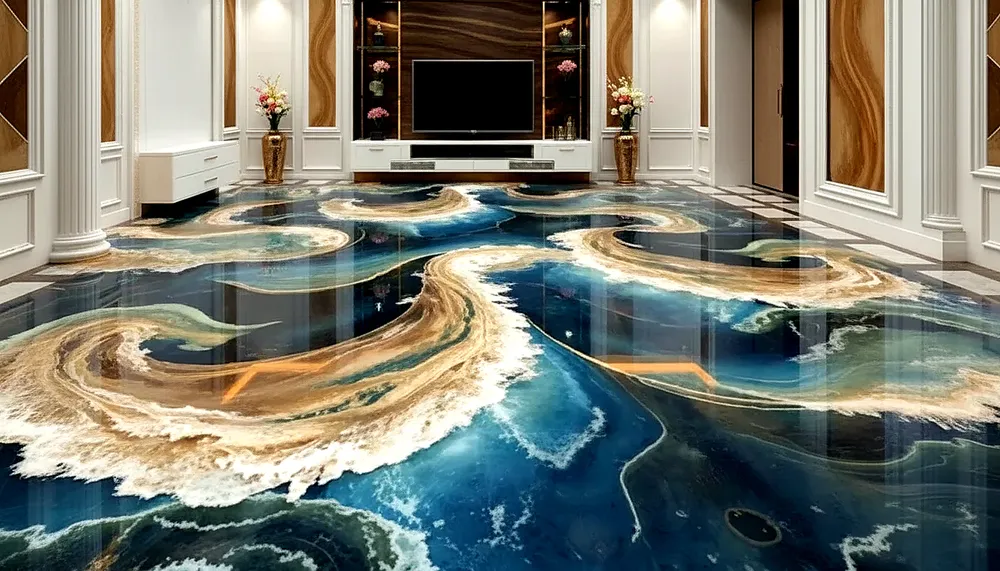
#> input picture src/assets/main.webp, 1000 x 571 px, shrunk from 2688 x 1536 before the run, given in place of main.png, which was not available
$ python enhance_image.py
#> lines starting #> are read from the running program, lines starting #| are printed output that depends on the picture
import os
from PIL import Image, ImageFilter, ImageEnhance

img_path = 'src/assets/main.png'
out_path = 'src/assets/main.webp'

print("Opening image...")
img = Image.open(img_path)
#> img is the input picture: PIL image 1000x571 RGB; mean R, G, B 122.5, 124.3, 113.5

# Convert to RGBA or RGB depending on need, but Pillow handles WebP alpha fine.
if img.mode == 'P':
    img = img.convert('RGBA')

print("Enhancing contrast...")
# Increase contrast slightly
enhancer = ImageEnhance.Contrast(img)
img = enhancer.enhance(1.15)

print("Applying unsharp mask for sharpness and edge enhancement...")
# UnsharpMask: radius controls the size of the edges, percent controls the strength, threshold prevents noise sharpening
img = img.filter(ImageFilter.UnsharpMask(radius=2, percent=150, threshold=3))
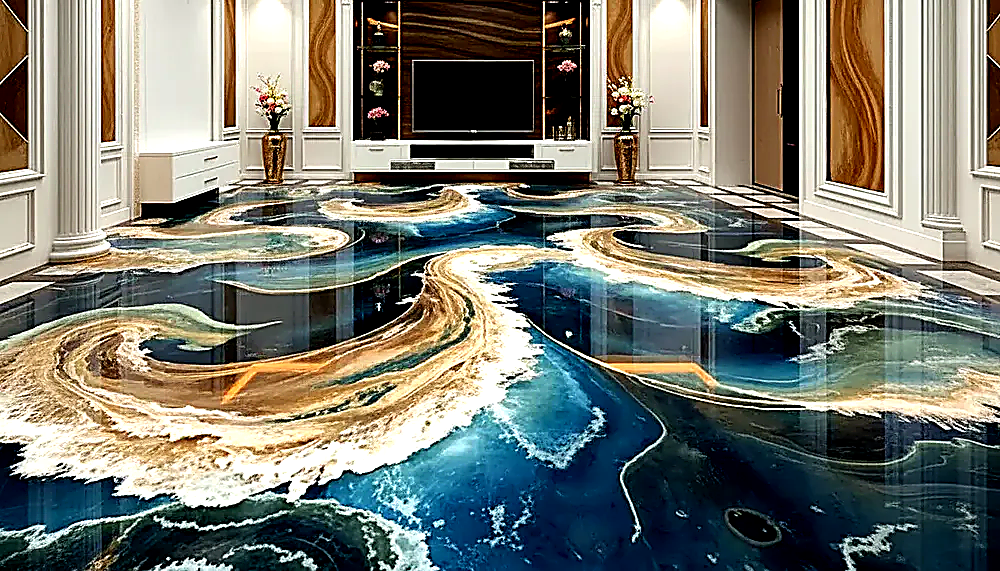
#> img: PIL image 1000x571 RGB; mean R, G, B 121.9, 123.4, 113.1

print("Saving optimized WebP...")
# Save optimized for fast loading
img.save(out_path, format='WEBP', quality=85, method=6)

print(f"Done. Image saved to {out_path} with size {os.path.getsize(out_path)} bytes.")

$ run again, with src/assets/Five Star Hotel.jpg saved as src/assets/main.webp
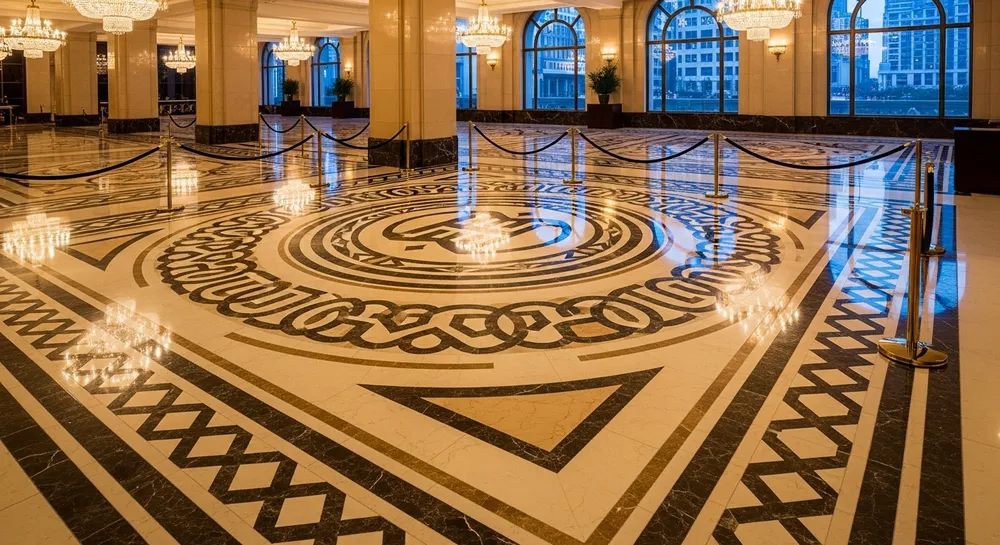
#> input picture src/assets/Five Star Hotel.jpg, 1000 x 545 px, shrunk from 1408 x 768 before the run, given in place of main.png, which was not available
#> img is the input picture: PIL image 1000x545 RGB; mean R, G, B 142.4, 110.3, 75.5
#> `img = img.filter(ImageFilter.UnsharpMask(radius=2, percent=150, thresh..`:
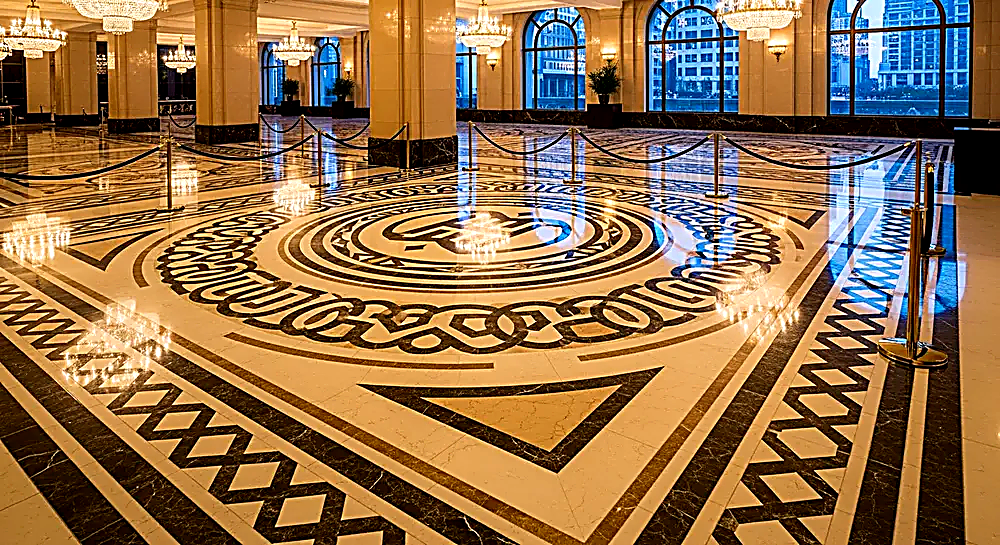
#> img: PIL image 1000x545 RGB; mean R, G, B 144.7, 111.7, 75.5

$ run again, with src/assets/epoxy1.jpg saved as src/assets/main.webp
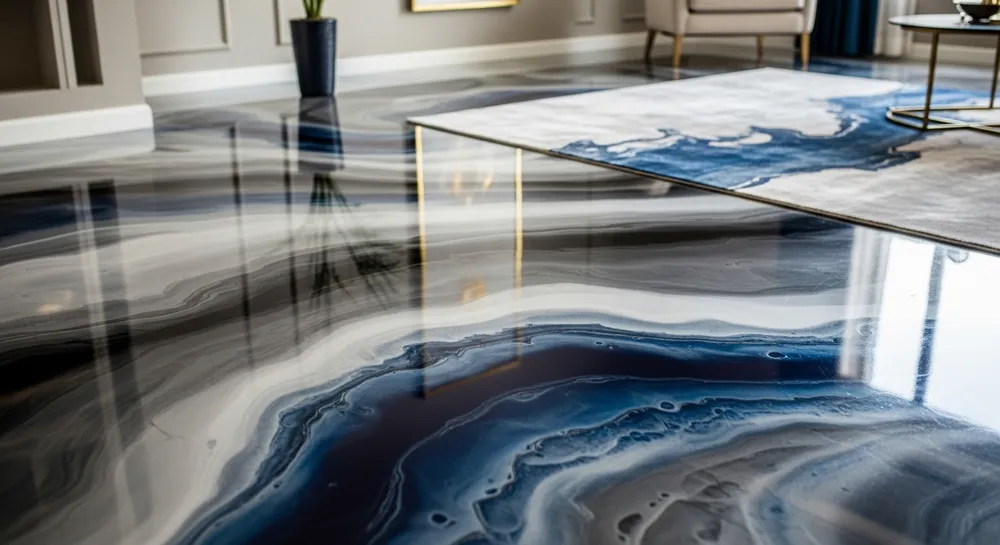
#> input picture src/assets/epoxy1.jpg, 1000 x 545 px, shrunk from 1408 x 768 before the run, given in place of main.png, which was not available
#> img is the input picture: PIL image 1000x545 RGB; mean R, G, B 119.4, 124.2, 126.9
#> `img = img.filter(ImageFilter.UnsharpMask(radius=2, percent=150, thresh..`:
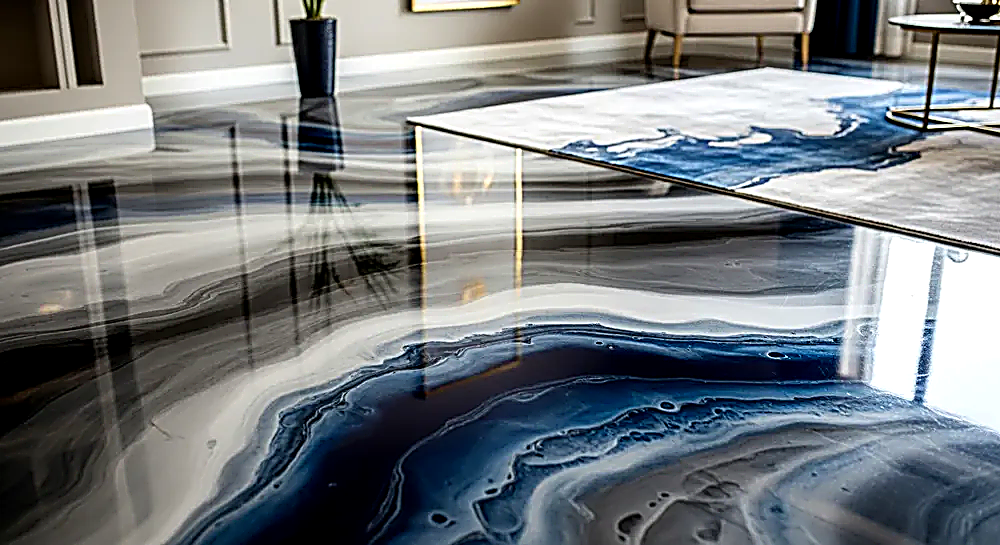
#> img: PIL image 1000x545 RGB; mean R, G, B 119.3, 124.1, 127.1
